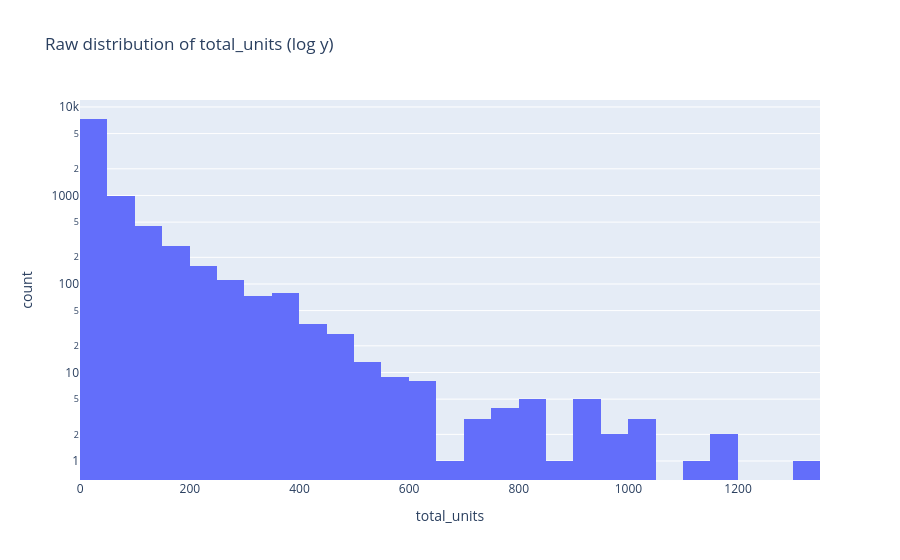
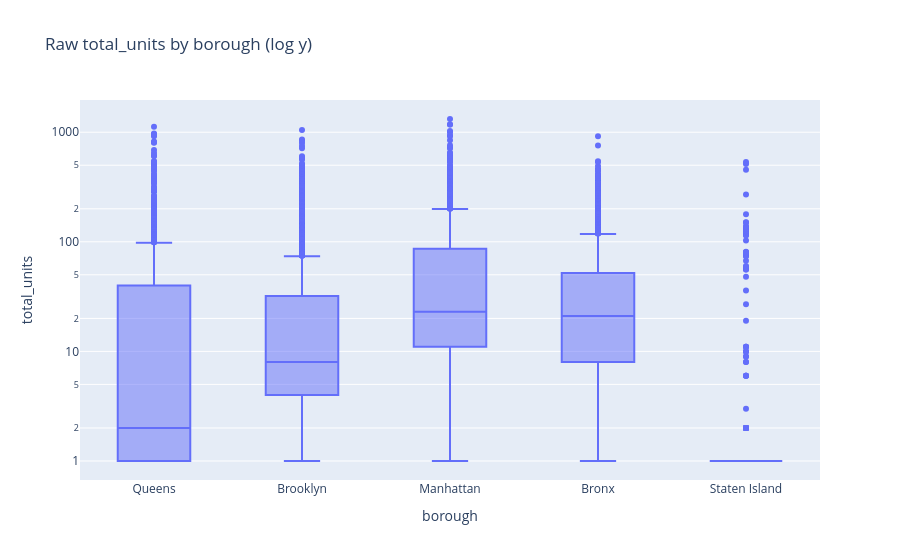

The cell these charts' notebook holds for them, in order:
### Markdown cell above
## [Member 1] Housing EDA: Raw distribution of total units and by borough

### Code cell
print("Rows, columns:", h.shape)
display(h.describe(include='all').T.head(40))

null_before = (h.isna().mean() * 100).round(2).sort_values(ascending=False)
housing_null_pct_before = null_before.copy()  # Member 6: preserve the pre-cleaning snapshot
rows_before = len(h)
housing_rows_before = rows_before
print("\nNull % per column (BEFORE cleaning):")
print(null_before[null_before > 0])

print("\nExact duplicate rows:", h.duplicated().sum())
if 'building_id' in h.columns:
    print("Duplicate building_id:", h['building_id'].duplicated().sum())

# %%
# EDA plots: raw distributions
unit_cols = [c for c in ['total_units', 'all_counted_units'] if c in h.columns]
fig = px.histogram(h, x='total_units', nbins=60, log_y=True, title='Raw distribution of total_units (log y)')
fig.show()
fig = px.box(h, x='borough', y='total_units', log_y=True, title='Raw total_units by borough (log y)')
fig.show()

### Figure 1 — Plotly figure (JSON) as saved in the notebook; plotly's stock layout.template omitted (floating-point values rounded to 4 significant figures; data arrays with more than 128 entries replaced by an {"elided": "..."} marker saying what was removed)
{"data": [{"bingroup": "x", "hovertemplate": "total_units=%{x}<br>count=%{y}<extra></extra>", "legendgroup": "", "marker": {"color": "#636efa", "pattern": {"shape": ""}}, "name": "", "nbinsx": 60, "orientation": "v", "showlegend": false, "type": "histogram", "x": {"elided": "9551 int values"}, "xaxis": "x", "yaxis": "y"}], "layout": {"barmode": "relative", "legend": {"tracegroupgap": 0}, "title": {"text": "Raw distribution of total_units (log y)"}, "xaxis": {"anchor": "y", "domain": [0, 1], "title": {"text": "total_units"}}, "yaxis": {"anchor": "x", "domain": [0, 1], "title": {"text": "count"}, "type": "log"}}}

### Figure 2 — Plotly figure (JSON) as saved in the notebook; plotly's stock layout.template omitted (floating-point values rounded to 4 significant figures; data arrays with more than 128 entries replaced by an {"elided": "..."} marker saying what was removed)
{"data": [{"alignmentgroup": "True", "hovertemplate": "borough=%{x}<br>total_units=%{y}<extra></extra>", "legendgroup": "", "marker": {"color": "#636efa"}, "name": "", "notched": false, "offsetgroup": "", "orientation": "v", "showlegend": false, "type": "box", "x": {"elided": "9551 str values"}, "x0": " ", "xaxis": "x", "y": {"elided": "9551 int values"}, "y0": " ", "yaxis": "y"}], "layout": {"boxmode": "group", "legend": {"tracegroupgap": 0}, "title": {"text": "Raw total_units by borough (log y)"}, "xaxis": {"anchor": "y", "domain": [0, 1], "title": {"text": "borough"}}, "yaxis": {"anchor": "x", "domain": [0, 1], "title": {"text": "total_units"}, "type": "log"}}}
